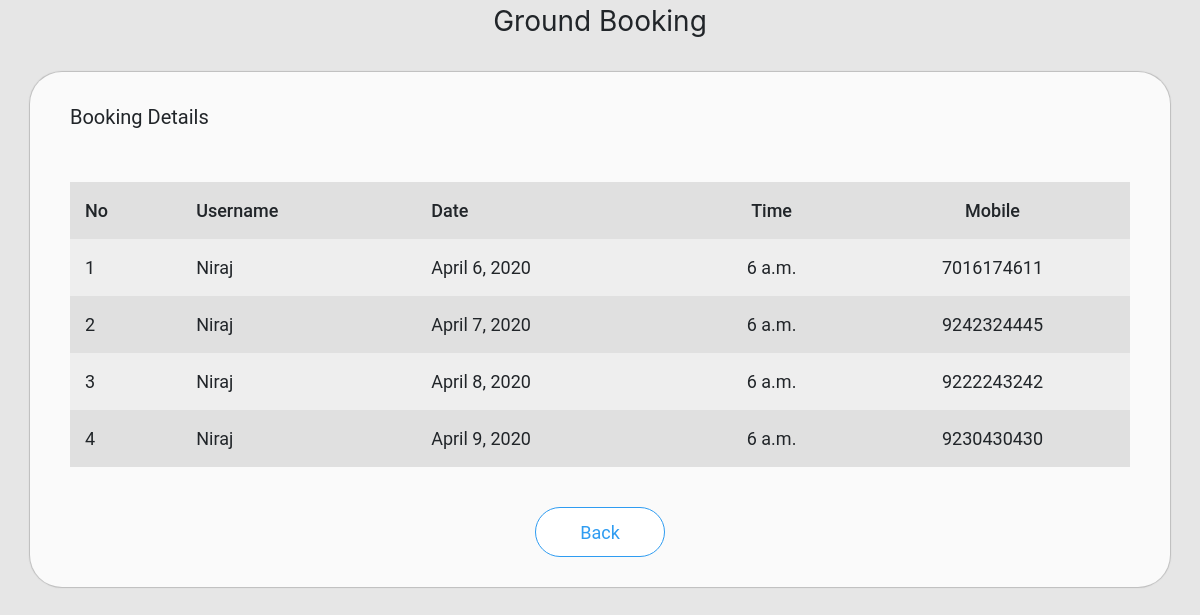
Page /admin_booking (signed in) on the committed database.
### scmapp/models.py (models this page shows)
class Book_ground(models.Model):
    bid = models.AutoField(primary_key=True)
    uid = models.IntegerField()
    name = models.CharField(max_length=20)
    date = models.DateField()
    time = models.TimeField()
    mobile = models.CharField(max_length=10)

### scmapp/views.py (the view)
# urls.py: url(r'^admin_booking',views.admin_booking,name='admin_booking'),
def admin_booking(request):
    if 'aname' in request.session:
        booking = Book_ground.objects.all()
        data = {'booking':booking}
        return render(request,'admin_booking.html',context=data)
    else:
        data = {'status':'You need to login first'}
        return render(request,'admin_login.html',context=data)

### templates/admin_booking.html (shortened to what this page needs)
<!DOCTYPE html>
{% load static %}
<html>
<head>
  <link rel="stylesheet" href="https://stackpath.bootstrapcdn.com/bootstrap/4.4.1/css/bootstrap.min.css">
  <link rel="stylesheet" href="{% static 'css/admin_event.css' %}">
</head>
<body>
<div class="container-fluid header text-center">
  Ground Booking
</div>
<div class="container box">
  Booking Details
  <table>
    <tr style="font-weight:500;">
      <td>No</td>
      <td>Username</td>
      <td>Date</td>
      <td>Time</td>
      <td>Mobile</td>
    </tr>
    {% for b in booking %}
      <tr>
        <td>{{ forloop.counter }}</td>
        <td>{{ b.name}}</td>
        <td>{{ b.date }}</td>
        <td>{{ b.time }}</td>
        <td>{{ b.mobile }}</td>
      </tr>
    {% empty %}
      <tr>
        <td colspan="5" align="center">No Bookings</td>
      </tr>
    {% endfor %}
  </table>
  <div class="footer">
    <a href="{% url 'scmapp:admin_home' %}"><button>Back</button></a>
  </div>
</div>
</body>
</html>

### static/css/admin_event.css (style rules this page uses)
body { background-color: #e6e6e6; }
.header { margin: 30 0px 0px 0px; font-size: 28px; }
.container { width: 100%; }
.box { margin-top: 30px; margin-bottom: 50px; background-color: #fafafa; font-family: 'Roboto'; font-size: 20px; padding: 30px 40px 30px 40px; border-radius: 32px; -webkit-box-shadow:0px 0px 1px 1px #bdbdbd; }
.box button { width: 130px; height: 50px; margin: 0px; background-color: #fff; outline: none; border:1.5px solid #2f9cf1; border-radius: 64px; font-size: 18px; color:#2f9cf1; }
.box table { margin:50px 0px 0px 0px; width:100%; }
.box td { padding:15px; }
.box tr { font-size: 18px; }
.box tr:nth-child(1) { font-size: 18px; font-weight: 500; background-color: #a9a9a9; }
.box tr:nth-child(even) { background-color: #eeeeee; }
.box tr:nth-child(odd) { background-color: #e0e0e0; }
.box td:nth-child(4) { text-align: center; }
.box td:nth-child(5) { text-align: center; }
.footer { margin:40px 0px 0px 0px; height: 50px; text-align: center; }

### rows in the picture
Book_ground: name "Niraj", date "April 6, 2020", time "6 a.m.", mobile "7016174611"
Book_ground: name "Niraj", date "April 7, 2020", time "6 a.m.", mobile "9242324445"
Book_ground: name "Niraj", date "April 8, 2020", time "6 a.m.", mobile "9222243242"
Book_ground: name "Niraj", date "April 9, 2020", time "6 a.m.", mobile "9230430430"
